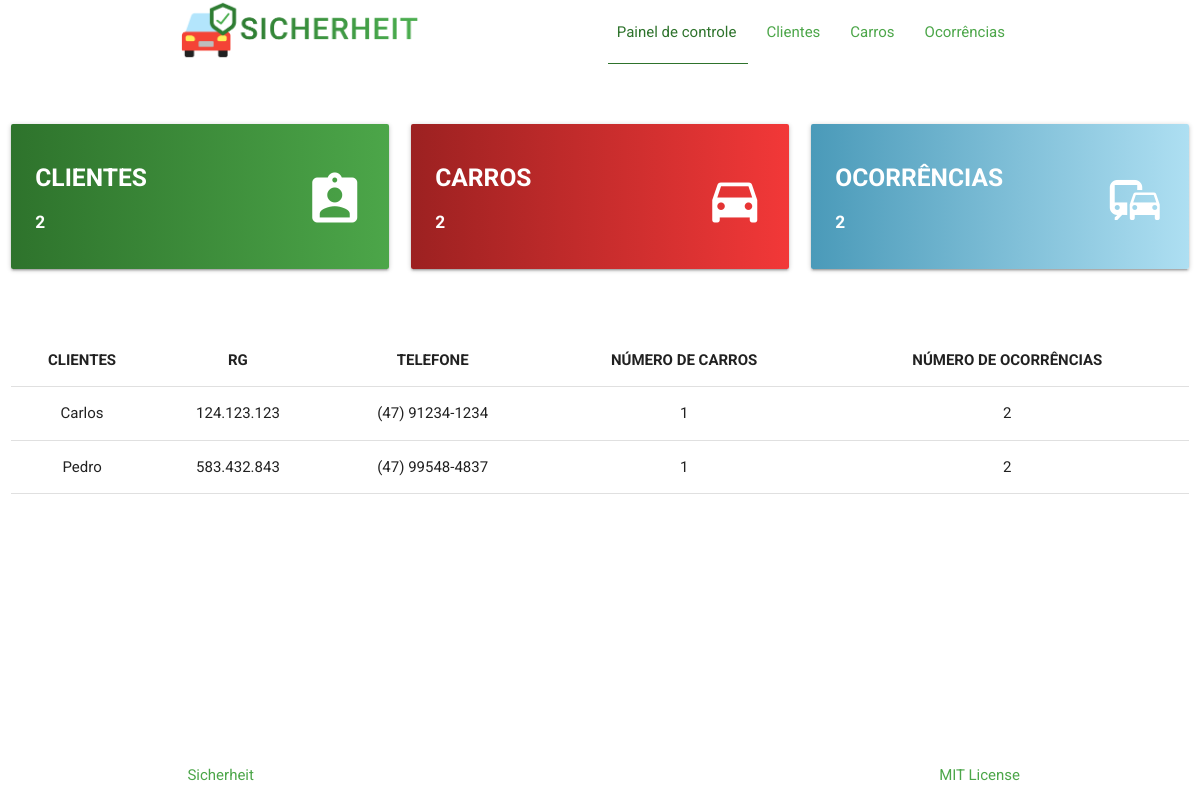
/Site/index.php, run on the app's committed database.
### tables this page shows
CREATE TABLE IF NOT EXISTS `Clientes` (
    `RG` VARCHAR(15) PRIMARY KEY,
    `CPF` VARCHAR(15) NOT NULL,
    `Nome` VARCHAR(150) NOT NULL,
    `Endereco` VARCHAR(200) NOT NULL,
    `Telefone` VARCHAR(25) NOT NULL
);

### Site/conf/conf.inc.php (called while the page is built, shortened)
<?php
	$tabelaCliente = "Clientes";
	$tabelaCarro = "Carros";
	$tabelaOcorrencia = "Ocorrencias";
?>

### Site/funcoes.php (called while the page is built, shortened)
<?php
	function countSQL($tabela, $chavePrimaria) {
		$sql = "SELECT COUNT(`". $chavePrimaria. "`)
			    	FROM `". $tabela. "`";
		while ($tupla = mysqli_fetch_array(mysqli_query($GLOBALS['conexao'], $sql))) {
			return $tupla[0];
		}
	}
	function countSQLComCondicao($tabela, $valorCount, $condicao, $valorCondicao) {
		$sql = "SELECT COUNT(`". $valorCount . "`)
				FROM `". $tabela . "`
				WHERE `". $condicao. "` = '". $valorCondicao. "'";
		while ($tupla = mysqli_fetch_array(mysqli_query($GLOBALS['conexao'], $sql))) {
			return $tupla[0];
		}
	}
	function countSQLAninhado($count, $tabela1, $tabela2, $condicao1, $condicao2, $valorCondicao1, $valorCondicao2) {
		$sql = "SELECT COUNT(`". $count. "`)
				FROM `". $tabela1. "`
				WHERE `". $condicao1. "` = (SELECT `". $valorCondicao1. "`
											FROM `". $tabela2. "`
											WHERE `". $condicao2. "` = '". $valorCondicao2. "')";
		while ($tupla = mysqli_fetch_array(mysqli_query($GLOBALS['conexao'], $sql))) {
			return $tupla[0];
		}
	}
?>

### Site/index.php (the view, shortened to what this page needs)
<!DOCTYPE html>
<html lang="pt-br">
<?php
  include 'funcoes.php';
	include 'connect/connect.php';
  $nomeTabela = $tabelaCliente;
?>
<head>
  <link href="assets/css/materialize.css" type="text/css" rel="stylesheet" media="screen,projection"/>
</head>
<body>
  <header>
      <div class="navbar-fixed">
        <nav>
          <div class="nav-wrapper container">
            <a href="index.php" class="brand-logo"><img src="assets/img/logo-sicherheit.png" alt="Logo Sicherheit"></a>
            <ul class="right hide-on-med-and-down">
              <li><a class="active" href="index.php">Painel de controle</a></li>
              <li><a href="clientes.php">Clientes</a></li>
              <li><a href="carros.php">Carros</a></li>
              <li><a href="ocorrencias.php">Ocorrências</a></li>
            </ul>
          </div>
        </nav>
      </div>
  </header>
  <main style="margin-top: 2.5rem;">
    <div class="section">
        <div class="row">
          <div class="col s12 m6 l4">
            <a href="clientes.php">
              <div class="card-panel gradient-green hoverable white-text">
                <h5 class="left-align title">Clientes</h5>
                <h6 class="left title"><?php echo countSQL($tabelaCliente, 'RG'); ?></h6>
                <h5 class="right-align"><i class="material-icons card-icon">assignment_ind</i></h5>
              </div>
            </a>
          </div>
          <div class="col s12 m6 l4">
            <a href="carros.php">
              <div class="card-panel gradient-red hoverable white-text">
                <h5 class="left-align title">Carros</h5>
                <h6 class="left title"><?php echo countSQL($tabelaCarro, 'Placa'); ?></h6>
                <h5 class="right-align"><i class="material-icons card-icon">directions_car</i></h5>
              </div>
            </a>
          </div>
          <div class="col s12 m6 offset-m3 l4">
            <a href="ocorrencias.php">
              <div class="card-panel gradient-blue hoverable white-text">
                <h5 class="left-align title">Ocorrências</h5>
                <h6 class="left title"><?php echo countSQL($tabelaOcorrencia, 'Codigo'); ?></h6>
                <h5 class="right-align"><i class="material-icons card-icon">commute</i></h5>
              </div>
            </a>
          </div>
        </div>
    </div>
    <?php
        $sql = "SELECT * FROM ". $nomeTabela;
        $resultado = mysqli_query ($conexao, $sql);
    ?>
    <div class="section">
      <div class="row">
        <div class="col s12">
          <table class="highlight centered responsive-table">
            <thead>
              <tr class="title">
                <th>Clientes</th>
                <th>RG</th>
                <th>Telefone</th>
                <th>Número de carros</th>
                <th>Número de ocorrências</th>
              </tr>
            </thead>
            <tbody>
              <?php
                while ($tupla = mysqli_fetch_array($resultado)) {
                $numeroOcorrencias = countSQLAninhado('Codigo', $tabelaOcorrencia, $tabelaCarro, 'Placa_Carro', 'RG_Cliente', 'Placa_Carro', $tupla['RG']);
                $numeroCarros = countSQLComCondicao($tabelaCarro, 'Placa', 'RG_Cliente', $tupla['RG']);
              ?>
              <tr>
                <td><?php echo $tupla['Nome']; ?></td>
                <td><?php echo $tupla['RG']; ?></td>
                <td><?php echo $tupla['Telefone']; ?></td>
                <td><?php echo $numeroCarros > 0 ? $numeroCarros : 0; ?></td>
                <td><?php echo $numeroOcorrencias > 0 ? $numeroOcorrencias : 0 ; ?></td>
              </tr>
              <?php } ?>
            </tbody>
          </table>
        </div>
      </div>
    </div>
  </main>
  <footer class="page-footer">
    <div class="footer-copyright">
      <div class="container">
        <span class="left" id="copyright-js"></span> &nbsp; <a target="_blank" href="https://github.com/MateuxLucax/Sicherheit">Sicherheit</a>
        <span class="right"><a target="_blank" href="https://opensource.org/licenses/MIT">MIT License</a></span>
      </div>
    </div>
  </footer>
  </body>
</html>

### data on the page
clientes: Nome "Carlos", RG "124.123.123", Telefone "(47) 91234-1234", numeroCarros "1", numeroOcorrencias "2"
clientes: Nome "Pedro", RG "583.432.843", Telefone "(47) 99548-4837", numeroCarros "1", numeroOcorrencias "2"

### other printed values
countSQL($tabelaCliente, 'RG') "2"
countSQL($tabelaCarro, 'Placa') "2"
countSQL($tabelaOcorrencia, 'Codigo') "2"
